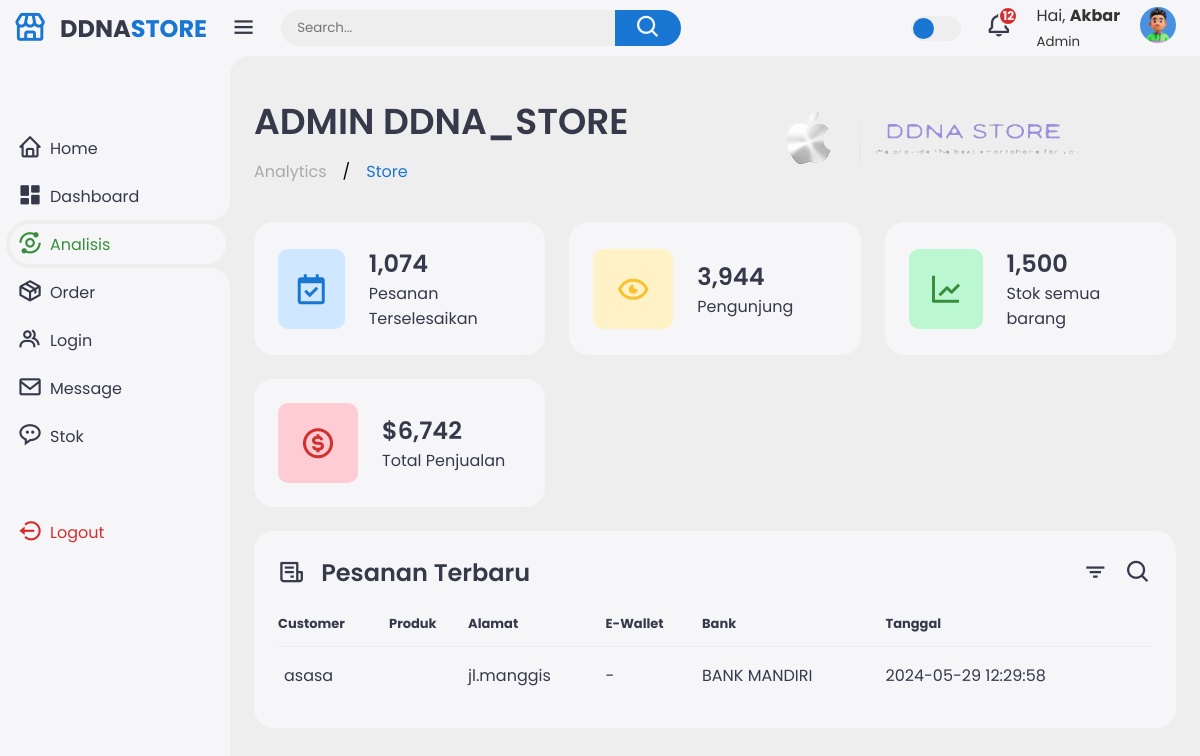
The app's page /admin/index.php with its own data.
### tables this page shows
CREATE TABLE `orders` (
  `ID` int(11) NOT NULL,
  `nama` varchar(255) NOT NULL,
  `email` varchar(255) NOT NULL,
  `produk` varchar(255) NOT NULL,
  `alamat` text NOT NULL,
  `ewallet` varchar(255) NOT NULL,
  `bank` varchar(255) NOT NULL,
  `tanggal` timestamp NOT NULL DEFAULT current_timestamp()
);

### admin/index.php (the view, shortened to what this page needs)
<?php
$mysqli = new mysqli("localhost", "root", "", "co");
$sql = "SELECT * FROM orders";
$result = $mysqli->query($sql);
?>
<!DOCTYPE html>
<html lang="en">
  <head>
    <link
      href="https://unpkg.com/boxicons@2.1.4/css/boxicons.min.css"
      rel="stylesheet"
    />
    <link rel="stylesheet" href="styless.css" />
  </head>
  <body>
    <div class="sidebar">
      <a href="#" class="logo">
        <i class="bx bx-store"></i>
        <div class="logo-name"><span>DDNA</span>STORE</div>
      </a>
      <ul class="side-menu">
        <li>
          <a href="index.php"><i class='bx bx-home'></i>Home</a>
        </li>
        <li>
          <a href="dashboard.php"><i class="bx bxs-dashboard"></i>Dashboard</a>
        </li>
        <li class="active">
          <a href="#analisis"><i class="bx bx-analyse"></i>Analisis</a>
        </li>
        <li>
          <a href="orders.php"><i class='bx bx-package'></i>Order</a>
        </li>
        <li>
          <a href="login.php"><i class="bx bx-group"></i>Login</a>
        </li>
        <li>
          <a href="contacts.php"><i class='bx bx-envelope'></i>Message</a>
        </li>
        <li>
          <a href="stok.php"><i class='bx bx-message-rounded-dots'></i>Stok</a>
        </li>
      </ul>
      <ul class="side-menu">
        <li>
          <a href="logout.php" class="logout">
            <i class="bx bx-log-out-circle"></i>
            Logout
          </a>
        </li>
      </ul>
    </div>
    <div class="content">
      <nav>
        <i class="bx bx-menu"></i>
        <form action="index.php" method="GET" class="search-form">
          <div class="form-input">
           <input type="search" name="search" placeholder="Search..." />
            <button class="search-btn" type="submit" id="cari">
            <i class="bx bx-search"></i>
            </button>
          </div>
        </form>
        <label for="theme-toggle" class="theme-toggle"></label>
        <a href="#" class="notif">
          <i class="bx bx-bell"></i>
          <span class="count">12</span>
        </a>
        <div class="profile">
           <div class="info">
              <p>Hai, <b>Akbar</b></p>
                <small class="text-muted">Admin</small>
            </div>
            <div class="profile-photo">
                <img src="images/profil 3.jpg">
            </div>
        </div>
      </nav>
      <main>
        <div class="header">
          <div class="left">
            <h1>ADMIN DDNA_STORE</h1>
            <ul class="breadcrumb">
              <li><a href="#"> Analytics </a></li>
              /
              <li><a href="#" class="active">Store</a></li>
            </ul>
          </div>
          <a href="#" class="report1">
            <img src="images/DDNA_STORE.png" alt="">
          </a>
        </div>
        <ul class="insights" id="analisis">
          <li>
            <i class="bx bx-calendar-check"></i>
            <span class="info">
              <h3>1,074</h3>
              <p>Pesanan Terselesaikan</p>
            </span>
          </li>
          <li>
            <i class="bx bx-show-alt"></i>
            <span class="info">
              <h3>3,944</h3>
              <p>Pengunjung</p>
            </span>
          </li>
          <li>
            <i class="bx bx-line-chart"></i>
            <span class="info">
              <h3>1,500</h3>
              <p>Stok semua barang</p>
            </span>
          </li>
          <li>
            <i class="bx bx-dollar-circle"></i>
            <span class="info">
              <h3>$6,742</h3>
              <p>Total Penjualan</p>
            </span>
          </li>
        </ul>
        <div class="bottom-data" id="pesanan">
            <div class="orders">
                <div class="header">
                    <i class="bx bx-receipt"></i>
                    <h3>Pesanan Terbaru</h3>
                    <i class="bx bx-filter"></i>
                    <i class="bx bx-search"></i>
                </div>
                <table>
                    <thead>
                        <tr>
                            <th>Customer</th>
                            <th>Produk</th>
                            <th>Alamat</th>
                            <th>E-Wallet</th>
                            <th>Bank</th>
                            <th>Tanggal</th>
                        </tr>
                    </thead>
                    <tbody>
                      <?php
                        while ($row = $result->fetch_assoc()) {
                        echo "<tr>";
                        echo "<td>" . htmlspecialchars($row['nama']) . "</td>";
                        echo "<td>" . htmlspecialchars($row['produk']) . "</td>";
                        echo "<td>" . htmlspecialchars($row['alamat']) . "</td>";
                        echo "<td>" . htmlspecialchars($row['ewallet']) . "</td>";
                        echo "<td>" . htmlspecialchars($row['bank']) . "</td>";
                        echo "<td>" . htmlspecialchars($row['tanggal']) . "</td>";
                        echo "</tr>";
                        }
                      ?>
                    </tbody>
                </table>
            </div>
        </div>
        </div>
  </body>
</html>

### admin/index.php (style rules this page uses)
.profile { display: flex; align-items: center; }
.profile .info { margin-right: 10px; }
.profile-photo img { width: 40px; height: 40px; border-radius: 50%; }
nav .profile { display: flex; align-items: center; gap: 10px; }
.profile .info p, .profile .info small { color: #333; }

### records on screen
orders: nama "asasa", alamat "jl.manggis", ewallet "-", bank "BANK MANDIRI", tanggal "2024-05-29 12:29:58"
